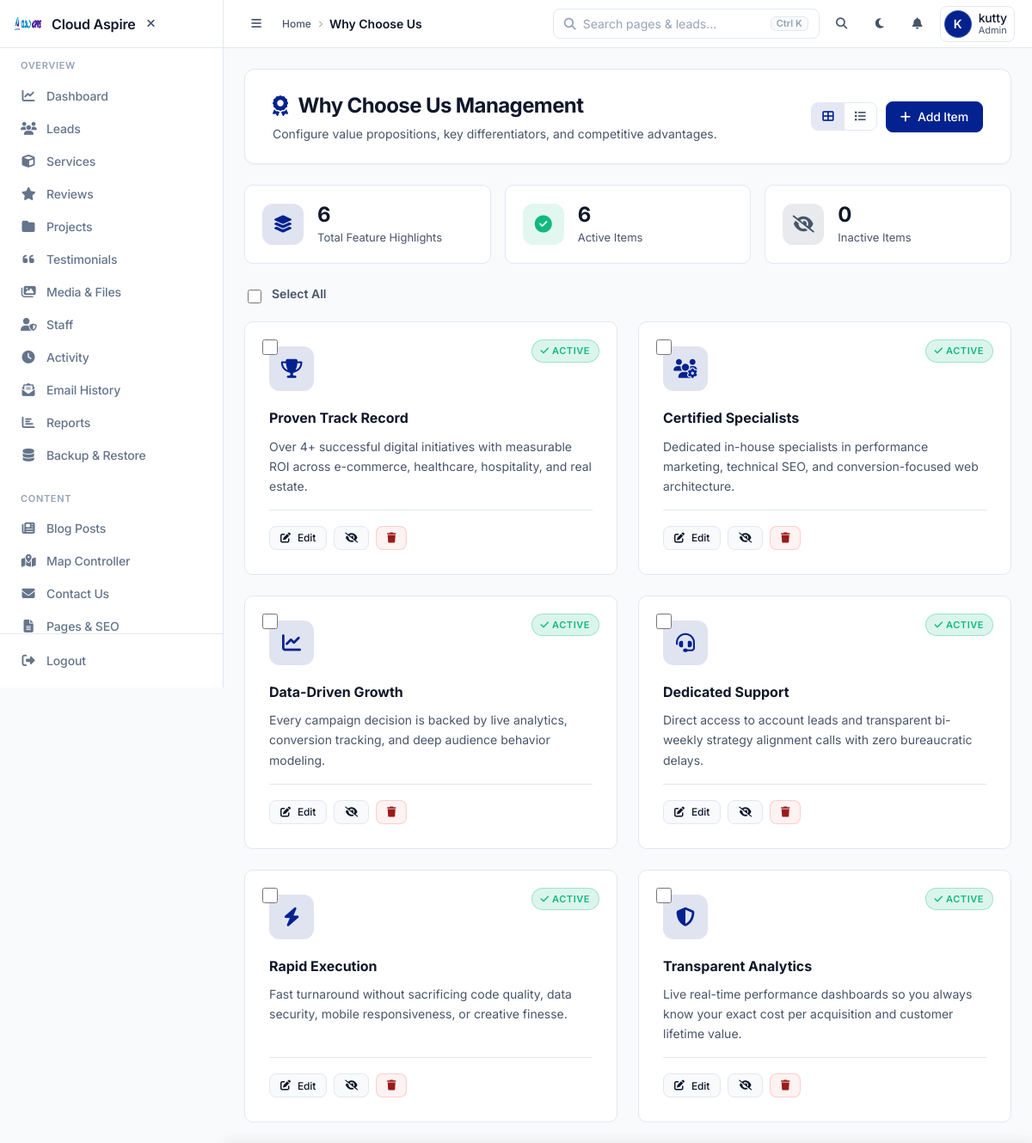
The page /admin/why-choose-us.php (signed in) on the database its author committed.
### tables this page shows
CREATE TABLE IF NOT EXISTS `why_choose_us` (
  `id` int(11) NOT NULL AUTO_INCREMENT,
  `question` varchar(255) NOT NULL,
  `answer` text NOT NULL,
  `icon` varchar(50) DEFAULT 'fa-check-circle',
  `status` enum('active','inactive') DEFAULT 'active',
  `sort_order` int(11) DEFAULT 0,
  `created_at` timestamp NULL DEFAULT current_timestamp(),
  `updated_at` timestamp NULL DEFAULT current_timestamp() ON UPDATE current_timestamp(),
  PRIMARY KEY (`id`)
);

### admin/why-choose-us.php (called while the page is built, shortened)
<?php
require_once __DIR__ . '/../app/security_notifier.php';
$items = $conn->query("SELECT * FROM why_choose_us ORDER BY COALESCE(sort_order, 0) ASC, created_at DESC")->fetchAll(PDO::FETCH_ASSOC);
require_once __DIR__ . '/../app/Views/admin/why-choose-us.php';

### app/Views/admin/why-choose-us.php (the view, shortened to what this page needs)
<?php
require_once __DIR__ . '/../../../admin/includes/header.php';
$items = $items ?? [];
$total_items = count($items);
$active_items = count(array_filter($items, fn($i) => ($i['status'] ?? '') === 'active'));
$inactive_items = $total_items - $active_items;
?>
<div class="saas-page-header">
    <div>
        <h1 class="page-title"><i class="fas fa-award" style="color: var(--primary);"></i> Why Choose Us Management</h1>
        <p class="page-subtitle">Configure value propositions, key differentiators, and competitive advantages.</p>
    </div>
    <div class="header-actions" style="display: flex; gap: 10px; align-items: center;">
        <div class="view-toggle">
            <button class="view-btn active" id="btnGrid" onclick="setView('grid')" title="Grid View"><i class="fas fa-th-large"></i></button>
            <button class="view-btn" id="btnList" onclick="setView('list')" title="List View"><i class="fas fa-list"></i></button>
        </div>
        <button class="btn btn-primary" onclick="openModal()"><i class="fas fa-plus"></i> Add Item</button>
    </div>
</div>
<div class="wcu-stats-grid">
    <div class="wcu-stat-card">
        <div class="wcu-stat-icon" style="background: color-mix(in srgb, var(--primary) 12%, transparent); color: var(--primary);">
            <i class="fas fa-layer-group"></i>
        </div>
        <div>
            <div class="wcu-stat-val"><?= $total_items ?></div>
            <div class="wcu-stat-label">Total Feature Highlights</div>
        </div>
    </div>
    <div class="wcu-stat-card">
        <div class="wcu-stat-icon" style="background: color-mix(in srgb, var(--success) 12%, transparent); color: var(--success);">
            <i class="fas fa-check-circle"></i>
        </div>
        <div>
            <div class="wcu-stat-val"><?= $active_items ?></div>
            <div class="wcu-stat-label">Active Items</div>
        </div>
    </div>
    <div class="wcu-stat-card">
        <div class="wcu-stat-icon" style="background: color-mix(in srgb, var(--text-muted) 12%, transparent); color: var(--text-muted);">
            <i class="fas fa-eye-slash"></i>
        </div>
        <div>
            <div class="wcu-stat-val"><?= $inactive_items ?></div>
            <div class="wcu-stat-label">Inactive Items</div>
        </div>
    </div>
</div>
<form id="bulkForm" method="POST">
    <div style="margin-bottom: 16px; display: flex; align-items: center; gap: 12px; padding: 0 4px;">
        <input type="checkbox" id="selectAll" style="width: 16px; height: 16px; cursor: pointer; accent-color: var(--primary);">
        <label for="selectAll" style="font-size: 14px; font-weight: 600; color: var(--text-muted); cursor: pointer;">Select All</label>
    </div>
    <div class="items-grid" id="itemsGrid">
        <?php foreach ($items as $index => $item): ?>
        <div class="item-card <?= $item['status'] === 'inactive' ? 'inactive' : '' ?>">
            <div class="item-checkbox">
                <input type="checkbox" name="item_ids[]" value="<?= $item['id'] ?>" class="item-cb">
            </div>
            <div class="item-status status-<?= $item['status'] ?>"><i class="fas fa-<?= $item['status'] === 'active' ? 'check' : 'times' ?>"></i> <?= ucfirst($item['status']) ?></div>
            <div class="item-icon"><i class="fas <?= htmlspecialchars($item['icon'] ?? 'fa-star') ?>"></i></div>
            <div class="item-question"><?= htmlspecialchars($item['question']) ?></div>
            <div class="item-answer"><?= htmlspecialchars($item['answer']) ?></div>
            <div class="item-actions">
                <button type="button" class="btn btn-sm btn-edit" onclick="editItem(<?= htmlspecialchars(json_encode($item)) ?>)"><i class="fas fa-edit"></i> Edit</button>
                <button type="button" class="btn btn-sm btn-toggle" title="Toggle Status" onclick="document.getElementById('toggleForm<?= $item['id'] ?>').submit();"><i class="fas fa-<?= $item['status'] === 'active' ? 'eye-slash' : 'eye' ?>"></i></button>
                <button type="button" class="btn btn-sm btn-delete" title="Delete" onclick="if(confirm('Delete this highlight permanently?')) document.getElementById('deleteForm<?= $item['id'] ?>').submit();"><i class="fas fa-trash"></i></button>
            </div>
        </div>
        <?php endforeach; ?>
    </div>
</form>
<?php require_once __DIR__ . '/../../../admin/includes/footer.php'; ?>

### app/Views/admin/why-choose-us.php (style rules this page uses)
.wcu-stats-grid { display: grid; grid-template-columns: repeat(auto-fit, minmax(220px, 1fr)); gap: 16px; margin-bottom: 24px; }
.wcu-stat-card { background: var(--bg-card); border: 1px solid var(--border-color); border-radius: var(--border-radius); padding: 20px; display: flex; align-items: center; gap: 16px; transition: all var(--transition); }
.wcu-stat-icon { width: 48px; height: 48px; border-radius: 12px; display: flex; align-items: center; justify-content: center; font-size: 20px; }
.wcu-stat-val { font-size: 24px; font-weight: 700; color: var(--text-main); line-height: 1.2; }
.wcu-stat-label { font-size: 13px; color: var(--text-muted); margin-top: 2px; }
.items-grid { display: grid; grid-template-columns: repeat(auto-fill, minmax(320px, 1fr)); gap: 24px; }
.item-card { background: var(--bg-card); border: 1px solid var(--border-color); border-radius: var(--border-radius); padding: 28px; position: relative; transition: all var(--transition); display: flex; flex-direction: column; }
.item-checkbox { position: absolute; top: 20px; left: 20px; z-index: 10; }
.item-checkbox input[type="checkbox"] { width: 18px; height: 18px; cursor: pointer; accent-color: var(--primary); }
.view-toggle { display: flex; background: var(--bg-card); border: 1px solid var(--border-color); border-radius: var(--btn-radius); overflow: hidden; }
.view-btn { background: none; border: none; padding: 8px 12px; color: var(--text-muted); cursor: pointer; transition: all 0.2s; }
.view-btn.active { background: color-mix(in srgb, var(--primary) 10%, transparent); color: var(--primary); }
.item-icon { width: 52px; height: 52px; background: color-mix(in srgb, var(--primary) 12%, transparent); border-radius: 12px; display: flex; align-items: center; justify-content: center; margin-bottom: 20px; }
.item-icon i { font-size: 22px; color: var(--primary); }
.item-question { font-size: 16px; font-weight: 700; color: var(--text-main); margin-bottom: 10px; line-height: 1.4; }
.item-answer { font-size: 14px; color: var(--text-muted); line-height: 1.65; flex-grow: 1; margin-bottom: 16px; }
.item-status { position: absolute; top: 20px; right: 20px; padding: 4px 10px; border-radius: 20px; font-size: 11px; font-weight: 600; text-transform: uppercase; letter-spacing: 0.05em; border: 1px solid var(--border-color); }
.item-status.status-active { background: color-mix(in srgb, var(--success) 15%, transparent); color: var(--success); border-color: color-mix(in srgb, var(--success) 30%, transparent); }
.item-actions { display: flex; gap: 8px; padding-top: 18px; border-top: 1px solid var(--border-color); }
.btn-toggle { background: var(--bg-main); border: 1px solid var(--border-color); color: var(--text-main); }

### rows shown on the page
why_choose_us: status "ACTIVE", question "Proven Track Record", answer "Over 4+ successful digital initiatives with measurable ROI across e-commerce, healthcare, hospitality, and real estate."
why_choose_us: status "ACTIVE", question "Certified Specialists", answer "Dedicated in-house specialists in performance marketing, technical SEO, and conversion-focused web architecture."
why_choose_us: status "ACTIVE", question "Data-Driven Growth", answer "Every campaign decision is backed by live analytics, conversion tracking, and deep audience behavior modeling."
why_choose_us: status "ACTIVE", question "Dedicated Support", answer "Direct access to account leads and transparent bi-weekly strategy alignment calls with zero bureaucratic delays."
why_choose_us: status "ACTIVE", question "Rapid Execution", answer "Fast turnaround without sacrificing code quality, data security, mobile responsiveness, or creative finesse."
why_choose_us: status "ACTIVE", question "Transparent Analytics", answer "Live real-time performance dashboards so you always know your exact cost per acquisition and customer lifetime value."

### other values the page prints
$site_name "Cloud Aspire"
$section_label "OVERVIEW"
$item['label'] "Dashboard"
$item['label'] "Leads"
$item['label'] "Services"
$item['label'] "Reviews"
$item['label'] "Projects"
$item['label'] "Testimonials"
$item['label'] "Media & Files"
$item['label'] "Staff"
$item['label'] "Activity"
$item['label'] "Email History"
$item['label'] "Reports"
$item['label'] "Backup & Restore"
$section_label "CONTENT"
